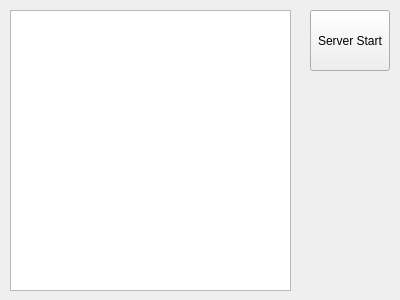
<?xml version="1.0" encoding="UTF-8"?>
<ui version="4.0">
 <class>FileServerForm</class>
 <widget class="QWidget" name="FileServerForm">
  <property name="geometry">
   <rect>
    <x>0</x>
    <y>0</y>
    <width>400</width>
    <height>300</height>
   </rect>
  </property>
  <property name="windowTitle">
   <string>Form</string>
  </property>
  <widget class="QPushButton" name="pushButton">
   <property name="geometry">
    <rect>
     <x>310</x>
     <y>10</y>
     <width>80</width>
     <height>61</height>
    </rect>
   </property>
   <property name="text">
    <string>Server Start</string>
   </property>
  </widget>
  <widget class="QTextEdit" name="textEdit">
   <property name="geometry">
    <rect>
     <x>10</x>
     <y>10</y>
     <width>281</width>
     <height>281</height>
    </rect>
   </property>
  </widget>
 </widget>
 <resources/>
 <connections/>
</ui>
